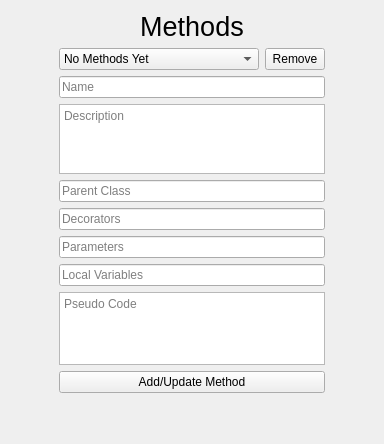
<?xml version="1.0" encoding="UTF-8"?>
<ui version="4.0">
 <class>Dialog</class>
 <widget class="QDialog" name="Dialog">
  <property name="geometry">
   <rect>
    <x>0</x>
    <y>0</y>
    <width>384</width>
    <height>444</height>
   </rect>
  </property>
  <property name="windowTitle">
   <string>Dialog</string>
  </property>
  <layout class="QGridLayout" name="gridLayout">
   <item row="0" column="0">
    <spacer name="horizontalSpacer">
     <property name="orientation">
      <enum>Qt::Horizontal</enum>
     </property>
     <property name="sizeType">
      <enum>QSizePolicy::MinimumExpanding</enum>
     </property>
     <property name="sizeHint" stdset="0">
      <size>
       <width>40</width>
       <height>20</height>
      </size>
     </property>
    </spacer>
   </item>
   <item row="1" column="1">
    <layout class="QHBoxLayout" name="horizontalLayout">
     <item>
      <widget class="QComboBox" name="comboBox_Methods">
       <property name="minimumSize">
        <size>
         <width>200</width>
         <height>0</height>
        </size>
       </property>
       <item>
        <property name="text">
         <string>No Methods Yet</string>
        </property>
       </item>
      </widget>
     </item>
     <item>
      <widget class="QPushButton" name="pushButton_Remove_Method">
       <property name="maximumSize">
        <size>
         <width>60</width>
         <height>16777215</height>
        </size>
       </property>
       <property name="text">
        <string>Remove</string>
       </property>
       <property name="autoDefault">
        <bool>false</bool>
       </property>
      </widget>
     </item>
    </layout>
   </item>
   <item row="3" column="1">
    <widget class="QPlainTextEdit" name="plainTextEdit_Method_Description">
     <property name="maximumSize">
      <size>
       <width>16777215</width>
       <height>75</height>
      </size>
     </property>
     <property name="placeholderText">
      <string>Description</string>
     </property>
    </widget>
   </item>
   <item row="6" column="1">
    <widget class="QLineEdit" name="lineEdit_Method_Parameters">
     <property name="placeholderText">
      <string>Parameters</string>
     </property>
    </widget>
   </item>
   <item row="10" column="1">
    <widget class="QPushButton" name="pushButton_Add_Method">
     <property name="text">
      <string>Add/Update Method</string>
     </property>
     <property name="autoDefault">
      <bool>false</bool>
     </property>
    </widget>
   </item>
   <item row="11" column="1">
    <spacer name="verticalSpacer">
     <property name="orientation">
      <enum>Qt::Vertical</enum>
     </property>
     <property name="sizeType">
      <enum>QSizePolicy::MinimumExpanding</enum>
     </property>
     <property name="sizeHint" stdset="0">
      <size>
       <width>20</width>
       <height>40</height>
      </size>
     </property>
    </spacer>
   </item>
   <item row="0" column="2">
    <spacer name="horizontalSpacer_2">
     <property name="orientation">
      <enum>Qt::Horizontal</enum>
     </property>
     <property name="sizeType">
      <enum>QSizePolicy::MinimumExpanding</enum>
     </property>
     <property name="sizeHint" stdset="0">
      <size>
       <width>40</width>
       <height>20</height>
      </size>
     </property>
    </spacer>
   </item>
   <item row="2" column="1">
    <widget class="QLineEdit" name="lineEdit_Method_Name">
     <property name="placeholderText">
      <string>Name</string>
     </property>
    </widget>
   </item>
   <item row="0" column="1">
    <widget class="QLabel" name="label_Methods">
     <property name="font">
      <font>
       <pointsize>20</pointsize>
      </font>
     </property>
     <property name="text">
      <string>Methods</string>
     </property>
     <property name="alignment">
      <set>Qt::AlignCenter</set>
     </property>
    </widget>
   </item>
   <item row="4" column="1">
    <widget class="QLineEdit" name="lineEdit_Method_Parent">
     <property name="text">
      <string/>
     </property>
     <property name="placeholderText">
      <string>Parent Class</string>
     </property>
    </widget>
   </item>
   <item row="8" column="1">
    <widget class="QLineEdit" name="lineEdit_Method_Locals">
     <property name="placeholderText">
      <string>Local Variables</string>
     </property>
    </widget>
   </item>
   <item row="9" column="1">
    <widget class="QPlainTextEdit" name="plainTextEdit_Method_PseudoCode">
     <property name="placeholderText">
      <string>Pseudo Code</string>
     </property>
    </widget>
   </item>
   <item row="5" column="1">
    <widget class="QLineEdit" name="lineEdit_Method_Decorators">
     <property name="placeholderText">
      <string>Decorators</string>
     </property>
    </widget>
   </item>
  </layout>
 </widget>
 <resources/>
 <connections/>
</ui>
